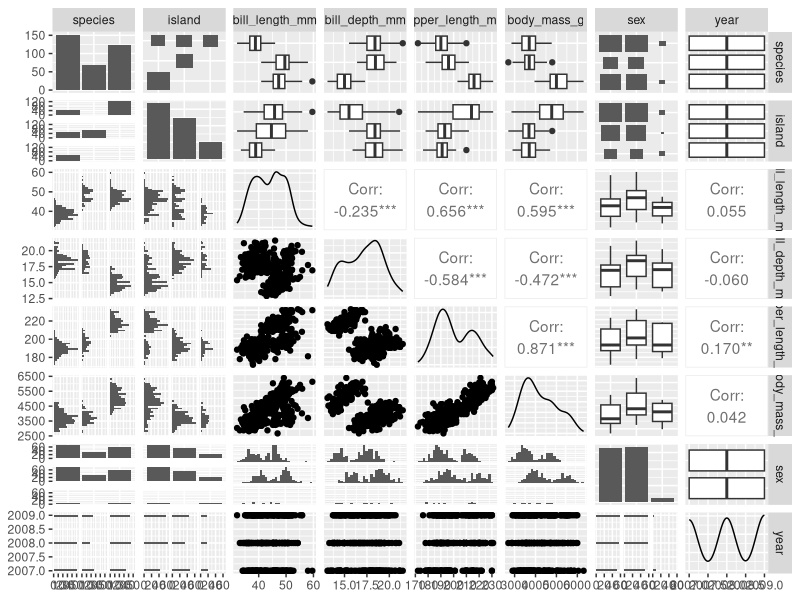
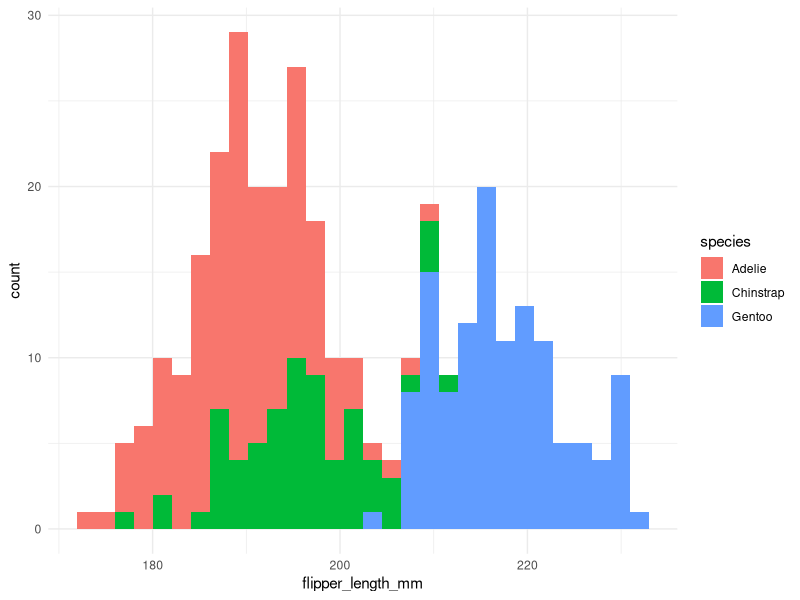

The R script that drew these images, in order: (Note: this script raises an error after producing the figures.)
## ---- chunk 1
library(GGally)
library(skimr)
library(palmerpenguins)
library(tidyverse)
## ---- chunk 2
view(penguins)
## ---- chunk 3
names(penguins)
dim(penguins)
head(penguins)
tail(penguins)
summary(penguins)
## ---- chunk 4
skimr::skim(penguins)
## ---- chunk 5
ggpairs(penguins)
# show a whole grid / relationship with variables / 
## ---- chunk 6
ggplot(data = penguins, aes(x = flipper_length_mm)) + 
  geom_histogram(aes(fill=species)) + 
  theme_minimal()
#aes 
## ---- chunk 7
ggplot(data = penguins, aes(x=species, y = bill_length_mm)) + 
  geom_boxplot(fill = "yellow",aes (color = island)) +
  geom_jitter(alpha = 0.5, aes(size= bill_length_mm, color = bill_depth_mm)) + 
  theme_dark()

